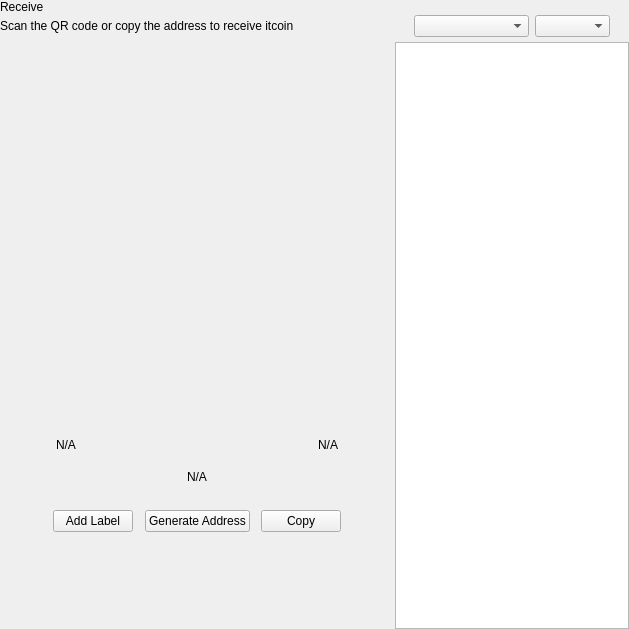
<?xml version="1.0" encoding="UTF-8"?>
<ui version="4.0">
 <class>ReceiveWidget</class>
 <widget class="QWidget" name="ReceiveWidget">
  <property name="geometry">
   <rect>
    <x>0</x>
    <y>0</y>
    <width>629</width>
    <height>629</height>
   </rect>
  </property>
  <property name="minimumSize">
   <size>
    <width>0</width>
    <height>0</height>
   </size>
  </property>
  <property name="windowTitle">
   <string>Form</string>
  </property>
  <layout class="QHBoxLayout" name="horizontalLayout_2" stretch="2,1">
   <property name="spacing">
    <number>0</number>
   </property>
   <property name="leftMargin">
    <number>0</number>
   </property>
   <property name="topMargin">
    <number>0</number>
   </property>
   <property name="rightMargin">
    <number>0</number>
   </property>
   <property name="bottomMargin">
    <number>0</number>
   </property>
   <item>
    <widget class="QWidget" name="left" native="true">
     <layout class="QVBoxLayout" name="verticalLayout_3">
      <property name="leftMargin">
       <number>0</number>
      </property>
      <property name="topMargin">
       <number>0</number>
      </property>
      <property name="rightMargin">
       <number>0</number>
      </property>
      <property name="bottomMargin">
       <number>0</number>
      </property>
      <item>
       <layout class="QVBoxLayout" name="verticalLayout_2">
        <property name="spacing">
         <number>0</number>
        </property>
        <property name="leftMargin">
         <number>0</number>
        </property>
        <item>
         <layout class="QHBoxLayout" name="horizontalLayout_3">
          <property name="spacing">
           <number>0</number>
          </property>
          <item>
           <layout class="QVBoxLayout" name="verticalLayout_4">
            <property name="spacing">
             <number>5</number>
            </property>
            <item>
             <widget class="QLabel" name="labelTitle">
              <property name="text">
               <string>Receive</string>
              </property>
             </widget>
            </item>
            <item alignment="Qt::AlignTop">
             <widget class="QLabel" name="labelSubtitle1">
              <property name="text">
               <string>Scan the QR code or copy the address to receive itcoin</string>
              </property>
             </widget>
            </item>
           </layout>
          </item>
          <item>
           <spacer name="horizontalSpacer">
            <property name="orientation">
             <enum>Qt::Horizontal</enum>
            </property>
            <property name="sizeHint" stdset="0">
             <size>
              <width>40</width>
              <height>20</height>
             </size>
            </property>
           </spacer>
          </item>
         </layout>
        </item>
        <item>
         <spacer name="verticalSpacer_2">
          <property name="orientation">
           <enum>Qt::Vertical</enum>
          </property>
          <property name="sizeType">
           <enum>QSizePolicy::Expanding</enum>
          </property>
          <property name="sizeHint" stdset="0">
           <size>
            <width>20</width>
            <height>50</height>
           </size>
          </property>
         </spacer>
        </item>
        <item alignment="Qt::AlignHCenter">
         <widget class="QWidget" name="layoutQR" native="true">
          <property name="maximumSize">
           <size>
            <width>510</width>
            <height>16777215</height>
           </size>
          </property>
          <layout class="QVBoxLayout" name="verticalLayoutQr">
           <item>
            <spacer name="verticalSpacer11">
             <property name="orientation">
              <enum>Qt::Vertical</enum>
             </property>
             <property name="sizeType">
              <enum>QSizePolicy::Fixed</enum>
             </property>
             <property name="sizeHint" stdset="0">
              <size>
               <width>20</width>
               <height>20</height>
              </size>
             </property>
            </spacer>
           </item>
           <item alignment="Qt::AlignHCenter">
            <widget class="QLabel" name="labelQrImg">
             <property name="minimumSize">
              <size>
               <width>260</width>
               <height>260</height>
              </size>
             </property>
             <property name="maximumSize">
              <size>
               <width>260</width>
               <height>260</height>
              </size>
             </property>
             <property name="text">
              <string/>
             </property>
             <property name="alignment">
              <set>Qt::AlignCenter</set>
             </property>
            </widget>
           </item>
           <item>
            <spacer name="verticalSpacer_21">
             <property name="orientation">
              <enum>Qt::Vertical</enum>
             </property>
             <property name="sizeType">
              <enum>QSizePolicy::Fixed</enum>
             </property>
             <property name="sizeHint" stdset="0">
              <size>
               <width>20</width>
               <height>30</height>
              </size>
             </property>
            </spacer>
           </item>
           <item>
            <widget class="QWidget" name="widget" native="true">
             <property name="minimumSize">
              <size>
               <width>0</width>
               <height>0</height>
              </size>
             </property>
             <layout class="QHBoxLayout" name="horizontalLayout_5">
              <item>
               <widget class="QLabel" name="labelLabel">
                <property name="text">
                 <string notr="true">N/A</string>
                </property>
               </widget>
              </item>
              <item>
               <spacer name="horizontalSpacer_2">
                <property name="orientation">
                 <enum>Qt::Horizontal</enum>
                </property>
                <property name="sizeHint" stdset="0">
                 <size>
                  <width>141</width>
                  <height>20</height>
                 </size>
                </property>
               </spacer>
              </item>
              <item>
               <widget class="QLabel" name="labelDate">
                <property name="text">
                 <string notr="true">N/A</string>
                </property>
                <property name="alignment">
                 <set>Qt::AlignRight|Qt::AlignTrailing|Qt::AlignVCenter</set>
                </property>
               </widget>
              </item>
             </layout>
            </widget>
           </item>
           <item>
            <widget class="QLabel" name="labelAddress">
             <property name="sizePolicy">
              <sizepolicy hsizetype="Expanding" vsizetype="Preferred">
               <horstretch>0</horstretch>
               <verstretch>0</verstretch>
              </sizepolicy>
             </property>
             <property name="minimumSize">
              <size>
               <width>300</width>
               <height>0</height>
              </size>
             </property>
             <property name="text">
              <string notr="true">N/A</string>
             </property>
             <property name="alignment">
              <set>Qt::AlignCenter</set>
             </property>
            </widget>
           </item>
           <item>
            <spacer name="verticalSpacer_4">
             <property name="orientation">
              <enum>Qt::Vertical</enum>
             </property>
             <property name="sizeType">
              <enum>QSizePolicy::Fixed</enum>
             </property>
             <property name="sizeHint" stdset="0">
              <size>
               <width>20</width>
               <height>20</height>
              </size>
             </property>
            </spacer>
           </item>
           <item>
            <layout class="QHBoxLayout" name="horizontalLayout_4">
             <item alignment="Qt::AlignHCenter">
              <widget class="QPushButton" name="pushButtonLabel">
               <property name="focusPolicy">
                <enum>Qt::NoFocus</enum>
               </property>
               <property name="text">
                <string>Add Label</string>
               </property>
              </widget>
             </item>
             <item alignment="Qt::AlignHCenter">
              <widget class="QPushButton" name="pushButtonNewAddress">
               <property name="focusPolicy">
                <enum>Qt::NoFocus</enum>
               </property>
               <property name="text">
                <string>Generate Address</string>
               </property>
              </widget>
             </item>
             <item alignment="Qt::AlignHCenter">
              <widget class="QPushButton" name="pushButtonCopy">
               <property name="focusPolicy">
                <enum>Qt::NoFocus</enum>
               </property>
               <property name="text">
                <string>Copy</string>
               </property>
              </widget>
             </item>
            </layout>
           </item>
           <item>
            <spacer name="verticalSpacer_3">
             <property name="orientation">
              <enum>Qt::Vertical</enum>
             </property>
             <property name="sizeType">
              <enum>QSizePolicy::Expanding</enum>
             </property>
             <property name="sizeHint" stdset="0">
              <size>
               <width>20</width>
               <height>20</height>
              </size>
             </property>
            </spacer>
           </item>
          </layout>
         </widget>
        </item>
        <item>
         <spacer name="verticalSpacer">
          <property name="orientation">
           <enum>Qt::Vertical</enum>
          </property>
          <property name="sizeHint" stdset="0">
           <size>
            <width>20</width>
            <height>40</height>
           </size>
          </property>
         </spacer>
        </item>
       </layout>
      </item>
     </layout>
    </widget>
   </item>
   <item>
    <widget class="QWidget" name="right" native="true">
     <layout class="QVBoxLayout" name="verticalLayout_5">
      <property name="spacing">
       <number>0</number>
      </property>
      <property name="leftMargin">
       <number>1</number>
      </property>
      <property name="topMargin">
       <number>0</number>
      </property>
      <property name="rightMargin">
       <number>0</number>
      </property>
      <property name="bottomMargin">
       <number>0</number>
      </property>
      <item>
       <layout class="QVBoxLayout" name="container_right">
        <property name="spacing">
         <number>0</number>
        </property>
        <property name="leftMargin">
         <number>0</number>
        </property>
        <property name="rightMargin">
         <number>0</number>
        </property>
        <item>
         <layout class="QVBoxLayout" name="verticalLayout">
          <property name="spacing">
           <number>6</number>
          </property>
          <property name="leftMargin">
           <number>19</number>
          </property>
          <property name="rightMargin">
           <number>19</number>
          </property>
          <item>
           <widget class="OptionButton" name="btnRequest" native="true"/>
          </item>
          <item>
           <widget class="OptionButton" name="btnMyAddresses" native="true">
            <property name="sizePolicy">
             <sizepolicy hsizetype="Preferred" vsizetype="Minimum">
              <horstretch>0</horstretch>
              <verstretch>0</verstretch>
             </sizepolicy>
            </property>
           </widget>
          </item>
         </layout>
        </item>
        <item>
         <widget class="QWidget" name="sortWidget" native="true">
          <layout class="QHBoxLayout" name="horizontalLayout_6">
           <property name="leftMargin">
            <number>19</number>
           </property>
           <property name="rightMargin">
            <number>19</number>
           </property>
           <property name="bottomMargin">
            <number>5</number>
           </property>
           <item>
            <spacer name="horizontalSpacer_3">
             <property name="orientation">
              <enum>Qt::Horizontal</enum>
             </property>
             <property name="sizeHint" stdset="0">
              <size>
               <width>40</width>
               <height>20</height>
              </size>
             </property>
            </spacer>
           </item>
           <item>
            <widget class="QComboBox" name="comboBoxSort">
             <property name="sizePolicy">
              <sizepolicy hsizetype="Preferred" vsizetype="Fixed">
               <horstretch>0</horstretch>
               <verstretch>0</verstretch>
              </sizepolicy>
             </property>
             <property name="minimumSize">
              <size>
               <width>115</width>
               <height>0</height>
              </size>
             </property>
            </widget>
           </item>
           <item>
            <widget class="QComboBox" name="comboBoxSortOrder">
             <property name="sizePolicy">
              <sizepolicy hsizetype="Preferred" vsizetype="Fixed">
               <horstretch>0</horstretch>
               <verstretch>0</verstretch>
              </sizepolicy>
             </property>
             <property name="minimumSize">
              <size>
               <width>75</width>
               <height>0</height>
              </size>
             </property>
            </widget>
           </item>
          </layout>
         </widget>
        </item>
        <item>
         <widget class="QListView" name="listViewAddress"/>
        </item>
       </layout>
      </item>
     </layout>
    </widget>
   </item>
  </layout>
 </widget>
 <customwidgets>
  <customwidget>
   <class>OptionButton</class>
   <extends>QWidget</extends>
   <header>qt/pivx/optionbutton.h</header>
   <container>1</container>
  </customwidget>
 </customwidgets>
 <resources/>
 <connections/>
</ui>
